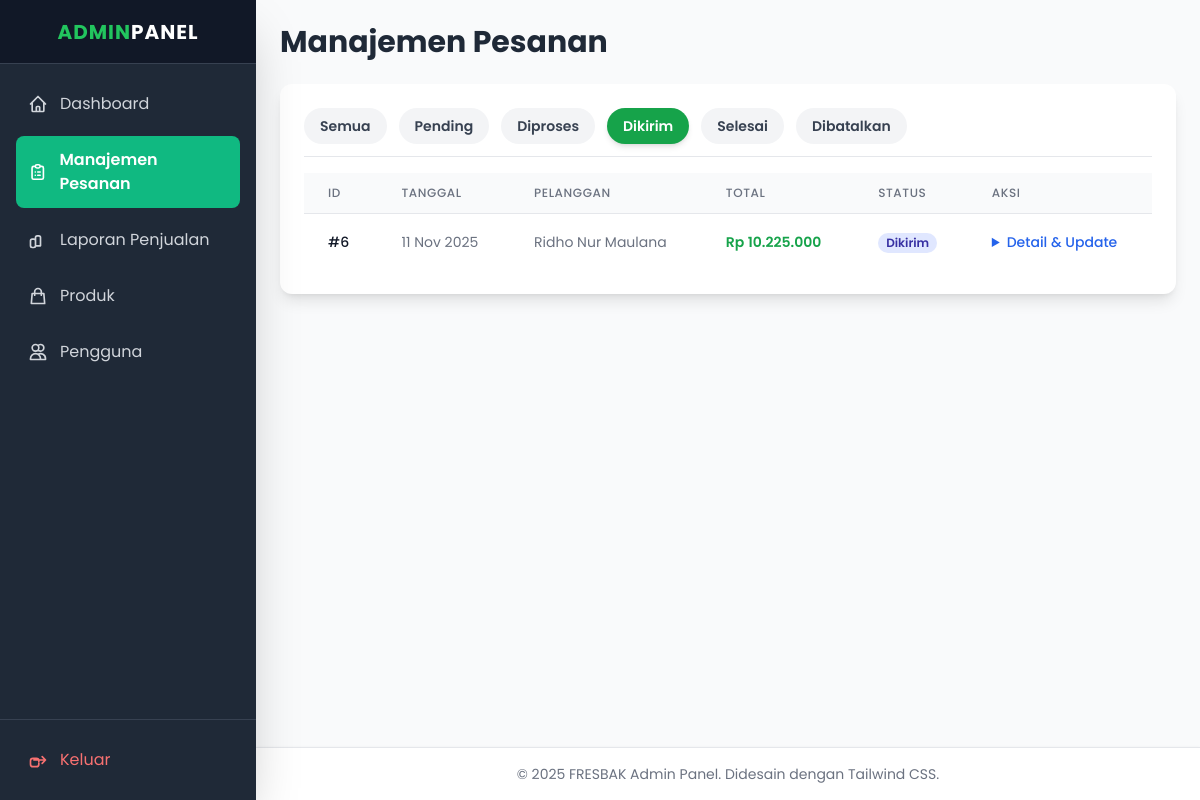
Screenshot of /admin/orders.php?status=dikirim (signed in) with the database file from the repository.
### tables this page shows
CREATE TABLE `orders` (
  `id` int NOT NULL,
  `user_id` int NOT NULL,
  `customer_name` varchar(100) NOT NULL,
  `customer_address` text NOT NULL,
  `customer_contact` varchar(20) NOT NULL,
  `total_price` decimal(10,2) NOT NULL,
  `payment_method` varchar(50) NOT NULL,
  `payment_proof` varchar(255) DEFAULT NULL,
  `status` enum('pending','diproses','dikirim','selesai','dibatalkan') NOT NULL DEFAULT 'pending',
  `order_date` timestamp NULL DEFAULT CURRENT_TIMESTAMP
);

CREATE TABLE `users` (
  `id` int NOT NULL,
  `name` varchar(100) NOT NULL,
  `email` varchar(100) NOT NULL,
  `password` varchar(255) NOT NULL,
  `role` enum('admin','customer') NOT NULL DEFAULT 'customer',
  `created_at` timestamp NULL DEFAULT CURRENT_TIMESTAMP
);

### admin/orders.php (the view, shortened to what this page needs)
<?php
include '../config.php';
$status_filter = $_GET['status'] ?? 'all';
$sql_params = [];
$sql_where = "1=1";
if ($status_filter !== 'all') {
    $sql_where = "o.status = ?";
    $sql_params[] = $status_filter;
}
$sql = "
    SELECT o.id, o.order_date, u.name AS customer_name, o.total_price, o.status, o.payment_method, o.customer_address
    FROM orders o
    JOIN users u ON o.user_id = u.id
    WHERE $sql_where
    ORDER BY o.order_date DESC
";
$stmt = $db->prepare($sql);
$stmt->execute($sql_params);
$orders = $stmt->fetchAll(PDO::FETCH_ASSOC);
function getStatusClass($status) {
    return [
        'pending' => 'bg-yellow-100 text-yellow-800',
        'diproses' => 'bg-blue-100 text-blue-800',
        'dikirim' => 'bg-indigo-100 text-indigo-800',
        'selesai' => 'bg-green-100 text-green-800',
        'dibatalkan' => 'bg-red-100 text-red-800',
    ][$status] ?? 'bg-gray-100 text-gray-800';
}
include 'header_admin.php';
?>
<h1 class="text-3xl font-bold text-gray-800 mb-6">Manajemen Pesanan</h1>
<div class="bg-white p-6 rounded-xl shadow-lg">
    <div class="mb-4 flex space-x-3 border-b pb-3">
        <?php
        $statuses = ['all', 'pending', 'diproses', 'dikirim', 'selesai', 'dibatalkan'];
        foreach ($statuses as $status):
        ?>
            <a href="?status=<?= $status ?>" class="px-4 py-2 text-sm font-semibold rounded-full transition duration-150
                <?= $status_filter == $status ? 'bg-green-600 text-white shadow-md' : 'bg-gray-100 text-gray-700 hover:bg-gray-200' ?>">
                <?= $status == 'all' ? 'Semua' : ucfirst($status) ?>
            </a>
        <?php endforeach; ?>
    </div>
    <div class="overflow-x-auto">
        <table class="min-w-full divide-y divide-gray-200">
            <thead class="bg-gray-50">
                <tr>
                    <th class="px-6 py-3 text-left text-xs font-medium text-gray-500 uppercase tracking-wider">ID</th>
                    <th class="px-6 py-3 text-left text-xs font-medium text-gray-500 uppercase tracking-wider">Tanggal</th>
                    <th class="px-6 py-3 text-left text-xs font-medium text-gray-500 uppercase tracking-wider">Pelanggan</th>
                    <th class="px-6 py-3 text-left text-xs font-medium text-gray-500 uppercase tracking-wider">Total</th>
                    <th class="px-6 py-3 text-left text-xs font-medium text-gray-500 uppercase tracking-wider">Status</th>
                    <th class="px-6 py-3 text-left text-xs font-medium text-gray-500 uppercase tracking-wider">Aksi</th>
                </tr>
            </thead>
            <tbody class="bg-white divide-y divide-gray-200">
                <?php if (empty($orders)): ?>
                    <tr>
                        <td colspan="6" class="px-6 py-4 text-center text-gray-500">Tidak ada pesanan dengan status '<?= $status_filter == 'all' ? 'Apapun' : ucfirst($status_filter) ?>'.</td>
                    </tr>
                <?php else: ?>
                    <?php foreach ($orders as $order): ?>
                        <tr>
                            <td class="px-6 py-4 whitespace-nowrap text-sm font-medium text-gray-900">#<?= $order['id'] ?></td>
                            <td class="px-6 py-4 whitespace-nowrap text-sm text-gray-500"><?= date('d M Y', strtotime($order['order_date'])) ?></td>
                            <td class="px-6 py-4 whitespace-nowrap text-sm text-gray-500"><?= htmlspecialchars($order['customer_name']) ?></td>
                            <td class="px-6 py-4 whitespace-nowrap text-sm font-semibold text-green-600">Rp <?= number_format($order['total_price'], 0, ',', '.') ?></td>
                            <td class="px-6 py-4 whitespace-nowrap">
                                <span class="px-2 inline-flex text-xs leading-5 font-semibold rounded-full <?= getStatusClass($order['status']) ?>">
                                    <?= ucfirst($order['status']) ?>
                                </span>
                            </td>
                            <td class="px-6 py-4 whitespace-nowrap text-sm font-medium">
                                <details class="relative">
                                    <summary class="text-blue-600 hover:text-blue-800 cursor-pointer">
                                        Detail & Update
                                    </summary>
                                </details>
                            </td>
                        </tr>
                    <?php endforeach; ?>
                <?php endif; ?>
            </tbody>
        </table>
    </div>
</div>
<?php include 'footer_admin.php'; ?>

### admin/header_admin.php (style rules this page uses)
body { font-family: 'Poppins', sans-serif; background-color: #f4f7f9; }

### rows the page displays
orders: id "6", order_date "11 Nov 2025", user.name "Ridho Nur Maulana", total_price "10.225.000", status "Dikirim"

### other values shown
$status "Pending"
$status "Diproses"
$status "Dikirim"
$status "Selesai"
$status "Dibatalkan"
